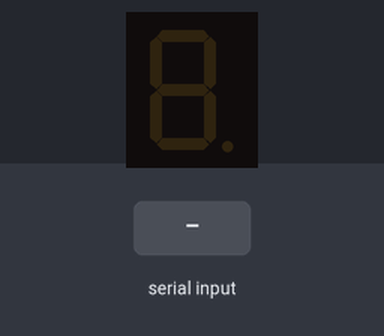
Bench run of a sketch on a simulated Arduino Uno, built with avr-gcc and run on an emulated ATmega328P. Parts: 1-digit seven-segment display. Wiring (inferred from the names in the program): 1-digit 7-segment display, segments lit when HIGH: segments pin 2, pin 3, pin 4, pin 5, pin 6, pin 7, pin 8. The inputs (shaded band) are chosen by the test bench. The segment pins are drawn as the display they are named for.

Above: at 1.2 s.
1.3 s: "90,45\n" received over Serial
At 1.6 s:
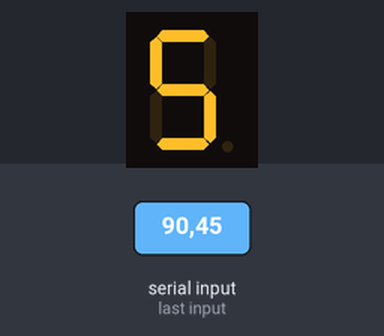
2.8 s: "30,150\n" received over Serial
At 4.0 s:
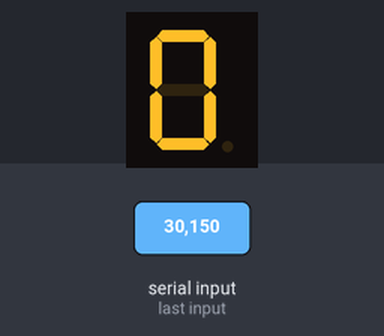
4.3 s: "200\n" received over Serial
5.8 s: "90,45\n" received over Serial
At 6.2 s:
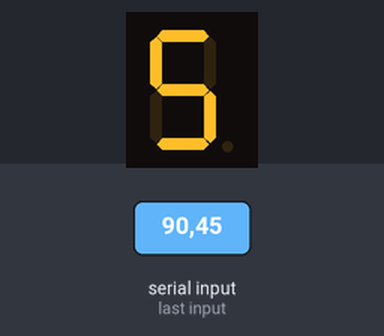
7.3 s: "90\n" received over Serial
At 8.5 s:
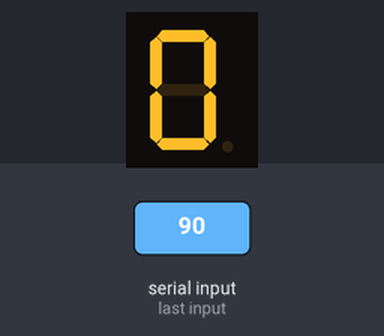
8.8 s: "5\n" received over Serial
At 9.6 s:
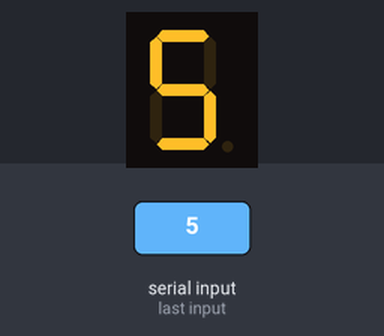
Timing chart, 0 to 11.3 s (numbered marks = the images above; inputs shaded):
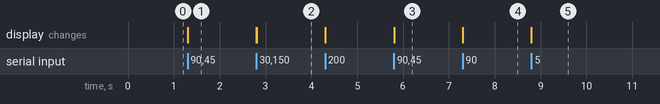

Measured:
- after the input at 1.3 s, the display: first changes at once (image 1 shows a later state)
- after the input at 2.8 s, the display: first changes at once (image 2 shows a later state)
- after the input at 5.8 s, the display: first changes at once (image 3 shows a later state)
- after the input at 7.3 s, the display: changes at once (image 4)
- after the input at 8.8 s, the display: changes at once (image 5)

The sketch:

contador_de_dedos.ino
```cpp
// Pines conectados a los segmentos A-G
const int segmentos[7] = {2, 3, 4, 5, 6, 7, 8};

// Dígitos del 0 al 9 para CÁTODO COMÚN
const int digitos[10][7] = {
  // A  B  C  D  E  F  G
  {1, 1, 1, 1, 1, 1, 0}, // 0
  {0, 1, 1, 0, 0, 0, 0}, // 1
  {1, 1, 0, 1, 1, 0, 1}, // 2
  {1, 1, 1, 1, 0, 0, 1}, // 3
  {0, 1, 1, 0, 0, 1, 1}, // 4
  {1, 0, 1, 1, 0, 1, 1}, // 5
  {1, 0, 1, 1, 1, 1, 1}, // 6
  {1, 1, 1, 0, 0, 0, 0}, // 7
  {1, 1, 1, 1, 1, 1, 1}, // 8
  {1, 1, 1, 1, 0, 1, 1}  // 9
};

void setup() {
  for (int i = 0; i < 7; i++) {
    pinMode(segmentos[i], OUTPUT);
  }

  Serial.begin(9600);
}

void loop() {
  if (Serial.available() > 0) {
    char entrada = Serial.read();

    // Solo números del 0 al 5
    if (entrada >= '0' && entrada <= '5') {
      int numero = entrada - '0';
      mostrarNumero(numero);
    }
  }
}

void mostrarNumero(int n) {
  for (int i = 0; i < 7; i++) {
    digitalWrite(segmentos[i], digitos[n][i]);
  }
}
```
